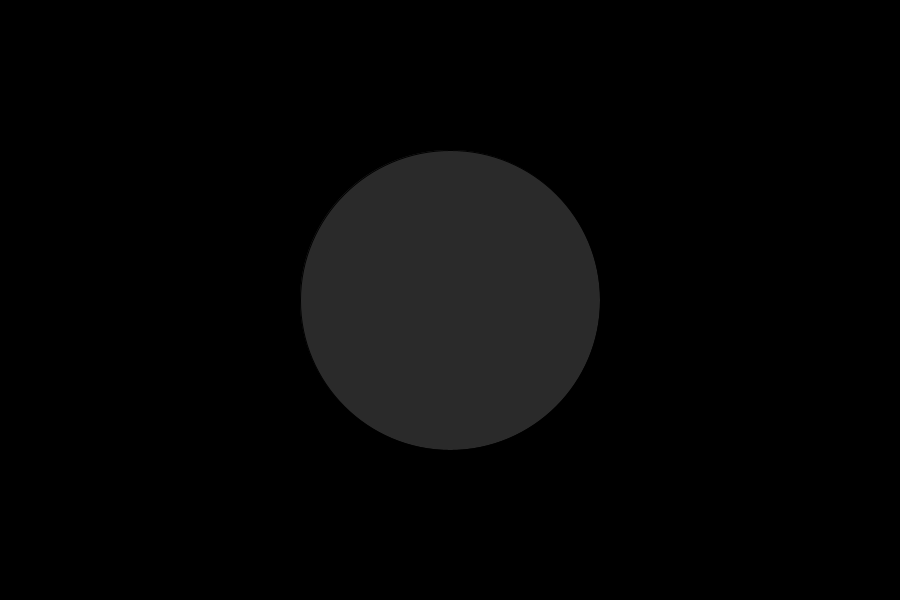
Frame 1 (no input)
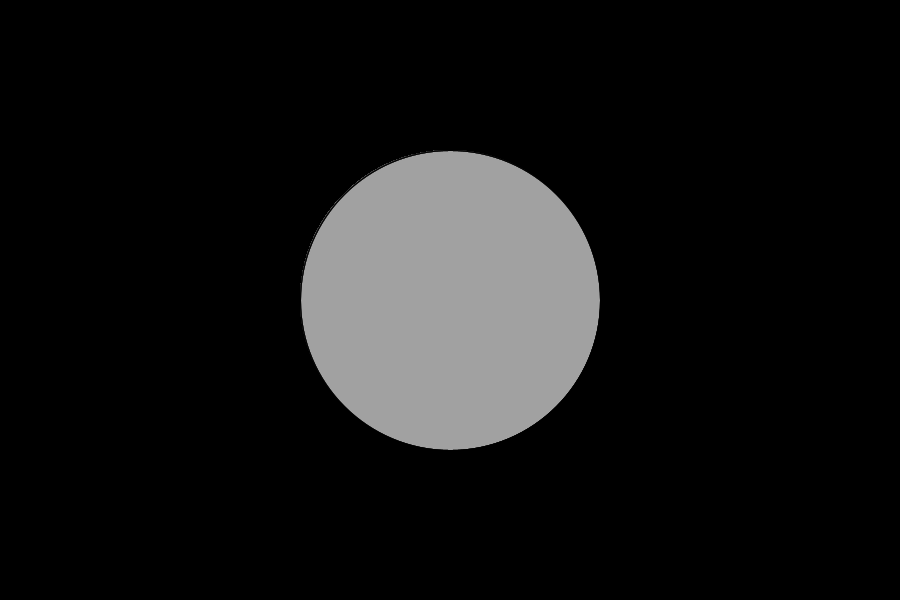
Frame 60 (the mouse pressed at the canvas centre just before this capture)
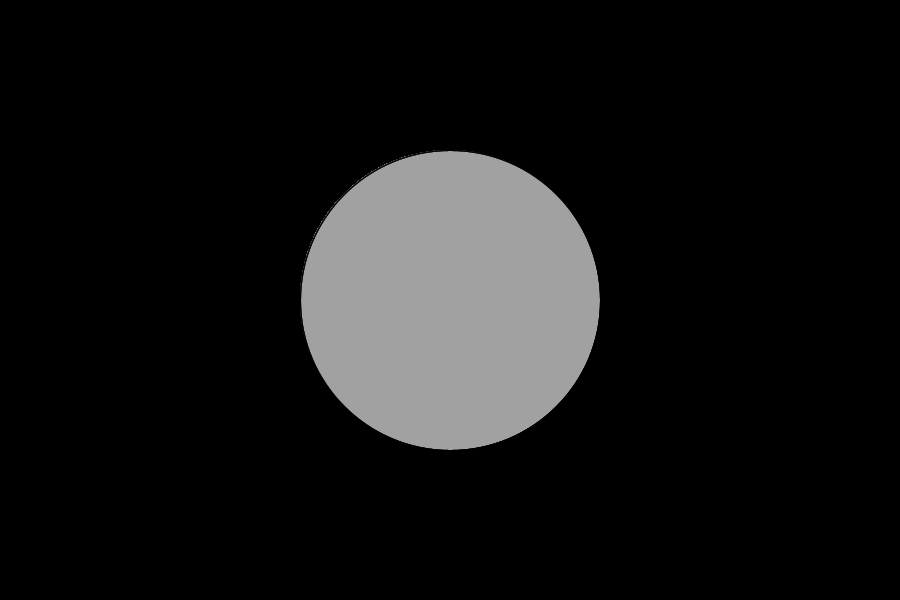
Frame 120 (the mouse held since frame 60 and released just before this capture)

The Processing sketch that drew these frames (run headless with seeded random() and noise(); from frame 60 on, the mouse is pressed at the canvas centre):

// Processing sketch: processing_164023
// ── processing_164023.pde

int x = 0;
int y = 0;


void setup() {
  size(900, 600);
  background(0);
  fill(random(0, 255), random(0, 255));
}
void draw() {
  if ( keyPressed && ( key == CODED ) ) {
    if ( keyCode == LEFT ) {
      x--;
    }
    else if ( keyCode == RIGHT ) {
      x++;
    }
    else if (keyCode == UP ) { // Need to figure out how to 
      // move it up and down on Y cordinate plane
      y++;
    }
  }

  if ( keyPressed ) {
    println(key);
    if ( (key == 'r') || (key == 'R') ) {
      fill( 247, 0, 0 );
    }
    else if ( (key == 'g') || (key == 'G') ) {
      fill( 0, 200, 0 );
    }
    else if ( (key == 'b') || (key == 'B') ) {
      fill( 7, 15, 219 );
    }

    if ( (key == 't') || (key == 'T') ) {
      fill( 5, 245, 195 );
    }
    else if ( (key == 'y') || (key == 'Y') ) {
      fill( 241, 250, 5 );
    }
    else if ( (key == 'o') || (key == 'O') ) {
      fill( 255, 95, 3 );
    }
  }

  ellipse( width/2 + x, height/2, 300, 300 );


 
}
